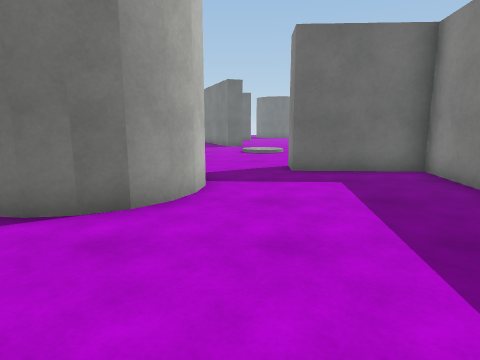
View 1 (above)

24 first-person views from a walk through a Unity game level. The camera is 1.3 m above the floor, tilts 10° down and sees 75° across. The floor is counted in squares, 1 m on a side. Each view is taken from the middle of a square. On the plan, view 1 faces up. The plan holds only what a view shows up to about 14 squares ahead; the rest is blank. The place goes on beyond the plan. The player character is not drawn. Surface patterns are stand-ins for the level's own textures.

View 2
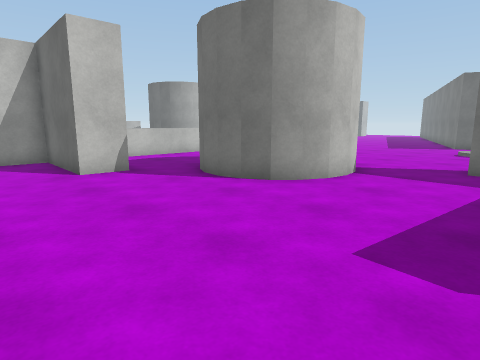

View 3
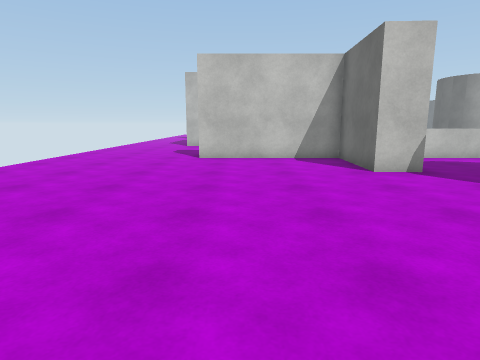

View 4
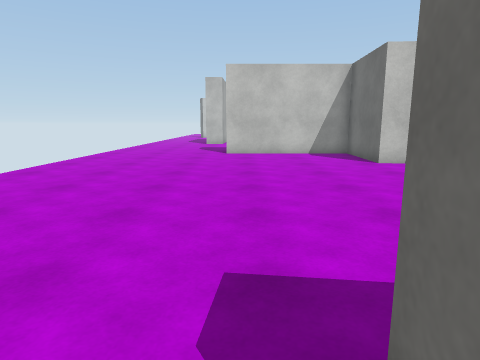

View 5
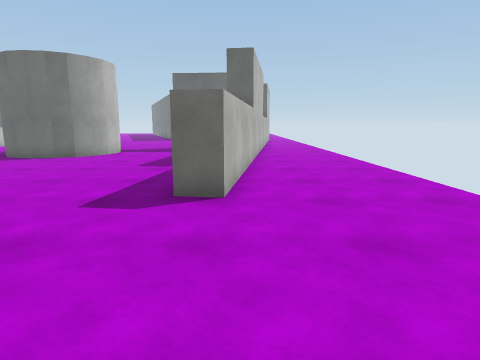

View 6
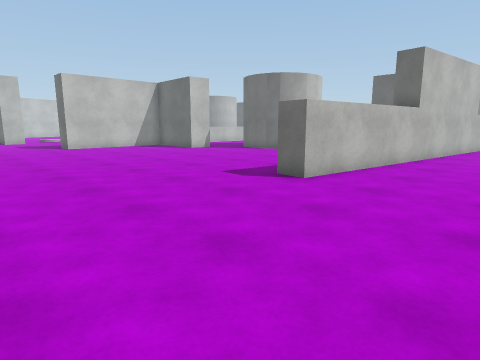

View 7
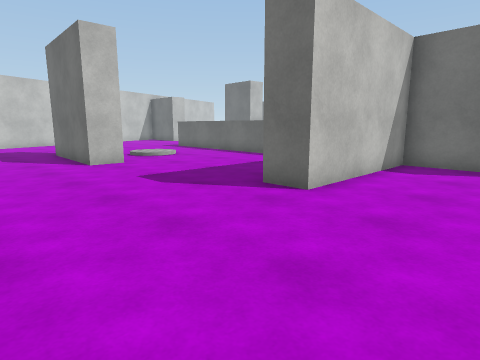

View 8
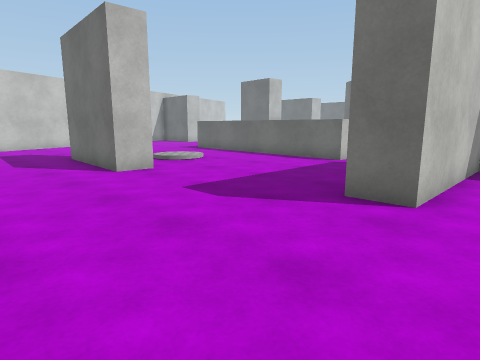

View 9
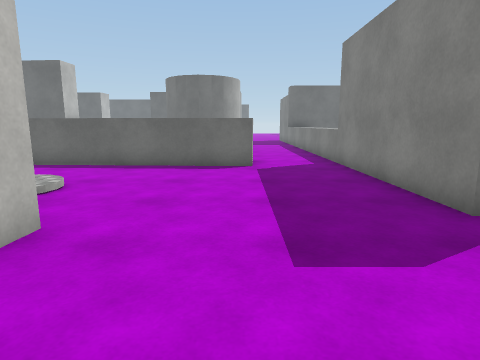

View 10
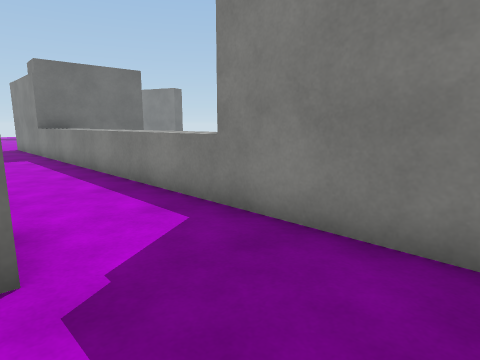

View 11
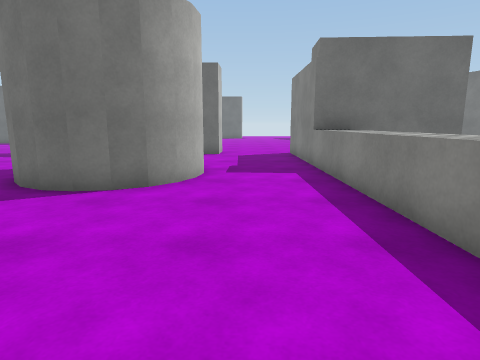

View 12
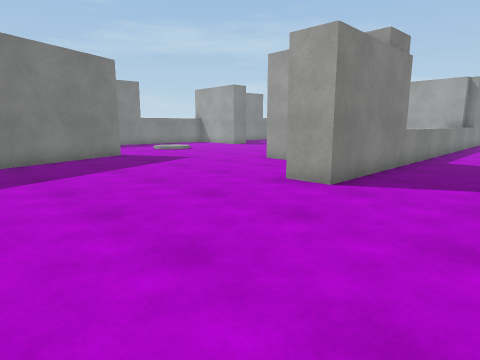

View 13
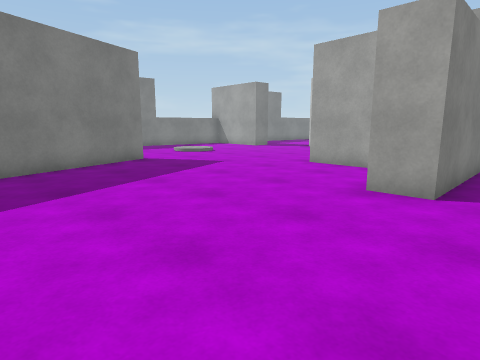

View 14
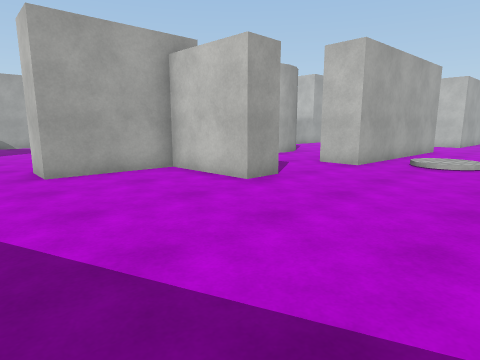

View 15
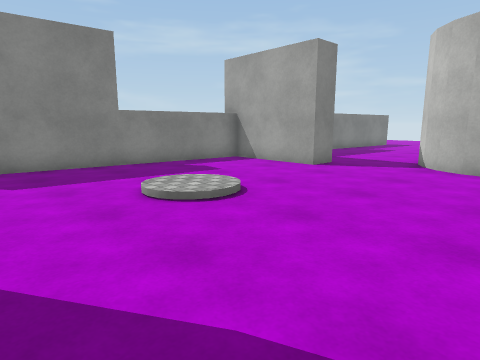

View 16
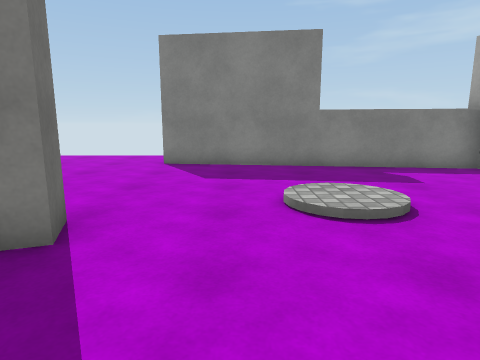

View 17
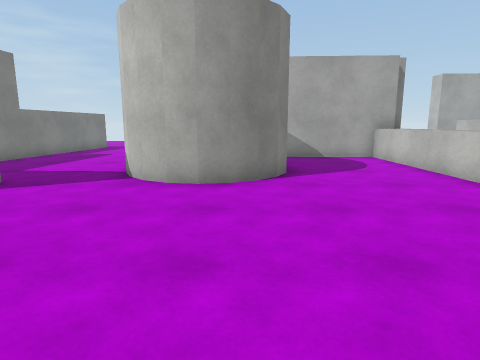

View 18
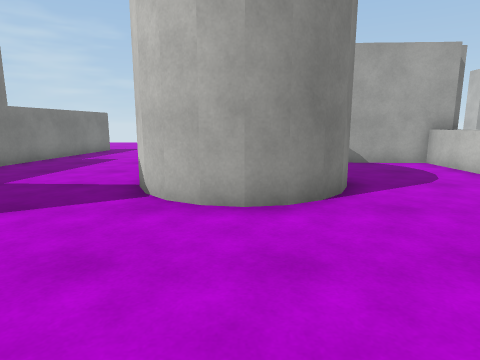

View 19
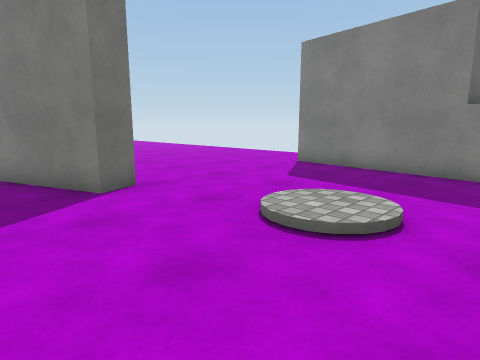

View 20
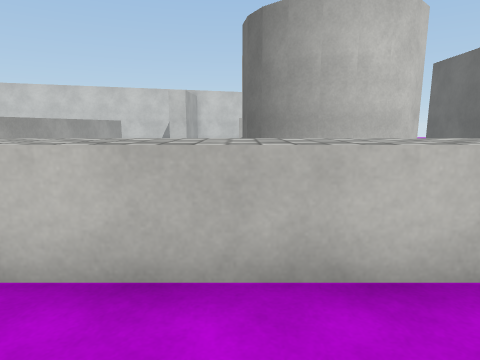

View 21
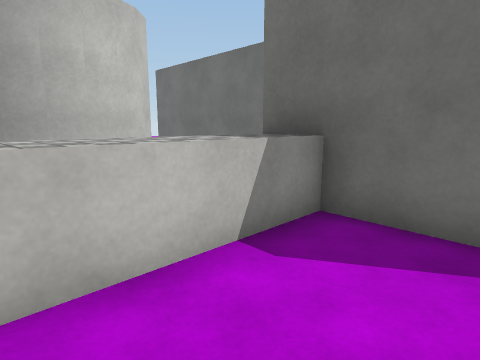

View 22
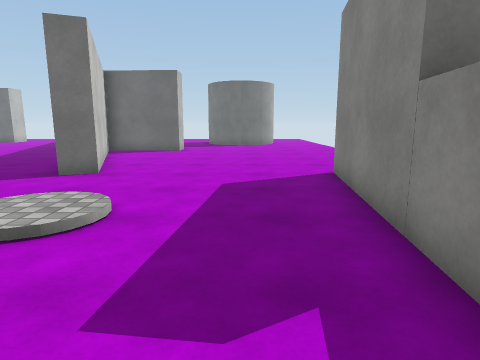

View 23
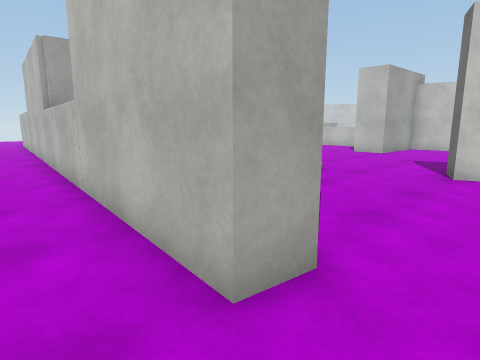

View 24
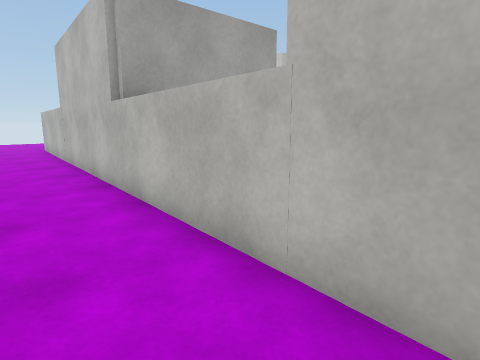

### Floor plan
Key: @ floor where view 1 was taken; # wall or solid block; . floor; ^ raised ledge; I disc.
Columns run from 20 left of view 1 to 9 right of it. Each row starts with its distance up from view 1.
 25       . ..... ... #..........
 24        .......... #...........
 23      .............##..........
 22 ..  ..............##..........
 21 ..  I..............#..........
 20 #####..............##.........
 19 #######............##......#..
 18  ######..##...............##..
 17     .....##...............##..
 16      ....##..........I....##..
 15       ...######.....III...##.
 14      #...#^####...........##..
 13      ##...^...............##..
 12      ##...^...............#...
 11   ####....^...............#..
 10   .##.....^...........#####..
  9    .......^.....###...#####..
  8     ......^....## ##.....##..
  7     ......^....#   #.....##..
  6      .....^....#   #.....##...
  5        ...^....#####.....##...
  4 ^^^^^^ ...^..............#....
  3       ^..######..........#....
  2 ^^^^^^^..######.........##....
  1 .........##.............##....
  0  ........##.........@...##....
 -1  ........##.............##....
 -2  I.......##.............##....
 -3  ........##...................
 -4    #.........................
 -5 ####..........................
 -6 ..............................
 -7 ..............................
 -8  ............................
 -9         ...........      ... .

Where each view was taken, in squares from view 1:
view 1: 0 up, 0 right, facing up
view 2: 1 down, 3 right, facing up-left
view 3: 2 down, 3 right, facing left
view 4: 3 down, 5 right, facing left
view 5: 8 down, 5 right, facing up
view 6: 9 down, 9 right, facing up-left
view 7: 9 down, 6 left, facing up-left
view 8: 9 down, 8 left, facing up-left
view 9: 8 down, 14 left, facing up
view 10: 1 down, 14 left, facing up-right
view 11: 4 up, 13 left, facing up
view 12: 25 up, 14 left, facing down-right
view 13: 25 up, 12 left, facing down-right
view 14: 24 up, 4 left, facing down-left
view 15: 19 up, 4 left, facing down-right
view 16: 17 up, 4 left, facing right
view 17: 16 up, 4 left, facing down
view 18: 14 up, 3 left, facing down
view 19: 13 up, 3 left, facing up-right
view 20: 10 up, 7 left, facing left
view 21: 10 up, 7 left, facing up-left
view 22: 11 up, 4 right, facing up
view 23: 21 up, 9 right, facing down-left
view 24: 16 up, 9 right, facing down-left
